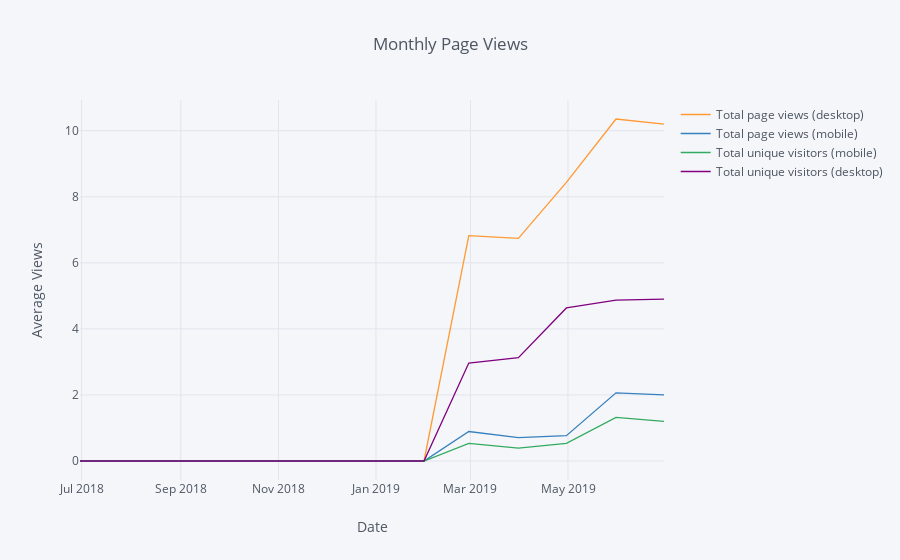

The notebook cell this image was saved under:
### Code cell
page_views_df = visitor_metrics_df[['Total page views (desktop)', 'Total page views (mobile)','Total unique visitors (mobile)',
                                    'Total unique visitors (desktop)',
          'Date']].set_index('Date').resample('M').mean()

page_views_df.iplot(
    kind='line',
    xTitle='Date',
    yTitle='Average Views',
    title='Monthly Page Views')

### Figure 1 — Plotly figure (JSON) as saved in the notebook; plotly's stock layout.template omitted (floating-point values rounded to 4 significant figures)
{"data": [{"line": {"color": "rgba(255, 153, 51, 1.0)", "dash": "solid", "shape": "linear", "width": 1.3}, "mode": "lines", "name": "Total page views (desktop)", "text": "", "type": "scatter", "uid": "80383281-d989-4857-807d-f17aa2c04cad", "x": ["2018-06-30", "2018-07-31", "2018-08-31", "2018-09-30", "2018-10-31", "2018-11-30", "2018-12-31", "2019-01-31", "2019-02-28", "2019-03-31", "2019-04-30", "2019-05-31", "2019-06-30"], "y": [0, 0, 0, 0, 0, 0, 0, 0, 6.821, 6.742, 8.433, 10.35, 10.2]}, {"line": {"color": "rgba(55, 128, 191, 1.0)", "dash": "solid", "shape": "linear", "width": 1.3}, "mode": "lines", "name": "Total page views (mobile)", "text": "", "type": "scatter", "uid": "8a412da8-e410-41c5-aa6d-7bcbca0685ca", "x": ["2018-06-30", "2018-07-31", "2018-08-31", "2018-09-30", "2018-10-31", "2018-11-30", "2018-12-31", "2019-01-31", "2019-02-28", "2019-03-31", "2019-04-30", "2019-05-31", "2019-06-30"], "y": [0, 0, 0, 0, 0, 0, 0, 0, 0.8929, 0.7097, 0.7667, 2.065, 2]}, {"line": {"color": "rgba(50, 171, 96, 1.0)", "dash": "solid", "shape": "linear", "width": 1.3}, "mode": "lines", "name": "Total unique visitors (mobile)", "text": "", "type": "scatter", "uid": "bc9043bf-588f-4e11-85f3-964ac1ef488b", "x": ["2018-06-30", "2018-07-31", "2018-08-31", "2018-09-30", "2018-10-31", "2018-11-30", "2018-12-31", "2019-01-31", "2019-02-28", "2019-03-31", "2019-04-30", "2019-05-31", "2019-06-30"], "y": [0, 0, 0, 0, 0, 0, 0, 0, 0.5357, 0.3871, 0.5333, 1.323, 1.2]}, {"line": {"color": "rgba(128, 0, 128, 1.0)", "dash": "solid", "shape": "linear", "width": 1.3}, "mode": "lines", "name": "Total unique visitors (desktop)", "text": "", "type": "scatter", "uid": "13dfd9ce-9d7d-4b78-b0dc-3e853ec528b9", "x": ["2018-06-30", "2018-07-31", "2018-08-31", "2018-09-30", "2018-10-31", "2018-11-30", "2018-12-31", "2019-01-31", "2019-02-28", "2019-03-31", "2019-04-30", "2019-05-31", "2019-06-30"], "y": [0, 0, 0, 0, 0, 0, 0, 0, 2.964, 3.129, 4.633, 4.871, 4.9]}], "layout": {"legend": {"bgcolor": "#F5F6F9", "font": {"color": "#4D5663"}}, "paper_bgcolor": "#F5F6F9", "plot_bgcolor": "#F5F6F9", "title": {"font": {"color": "#4D5663"}, "text": "Monthly Page Views"}, "xaxis": {"gridcolor": "#E1E5ED", "showgrid": true, "tickfont": {"color": "#4D5663"}, "title": {"font": {"color": "#4D5663"}, "text": "Date"}, "zerolinecolor": "#E1E5ED"}, "yaxis": {"gridcolor": "#E1E5ED", "showgrid": true, "tickfont": {"color": "#4D5663"}, "title": {"font": {"color": "#4D5663"}, "text": "Average Views"}, "zerolinecolor": "#E1E5ED"}}}
